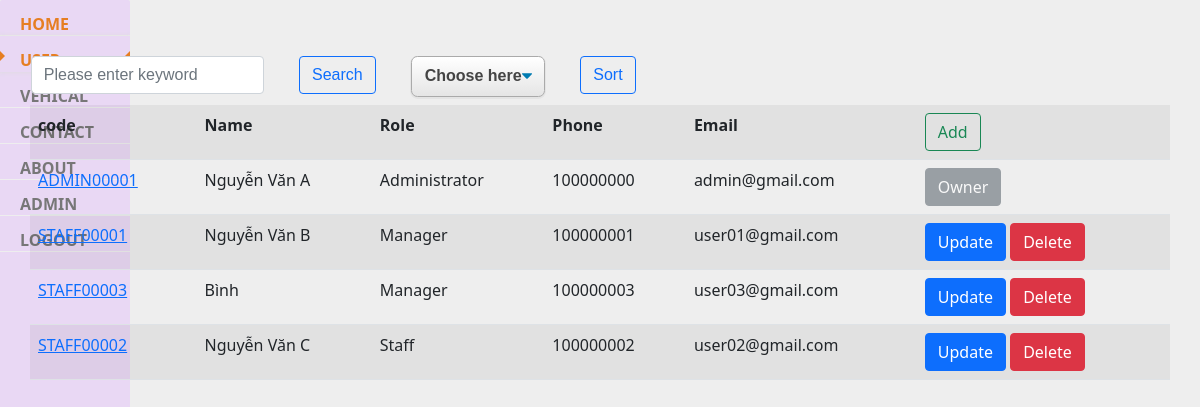
/parkingmanage/manager (signed in), run on the app's committed database.
### parkingmanage/models.py (models this page shows, shortened)
class Manager(models.Model):
    code = models.TextField(max_length=10)
    username = models.TextField(max_length=255)
    password = models.TextField(max_length=255)
    role = models.TextField(max_length=255) #Administrator - Staff
    name = models.TextField(max_length=255, null=True)
    phone = models.CharField(max_length=10, validators=[RegexValidator(r'^\d{1,10}$')])
    address = models.TextField(blank=True, null=True)
    email = models.EmailField()

### parkingmanage/views.py (the view)
# urls.py: path('manager', manage_view, name='manager'),
def manage_view(request):
    mode = 'none'
    if request.session['username'] is None:
        return render(request, 'login.html', { 'display': 'none' })
    elif request.session['usertype'] == 'Staff':
        return redirect('/parkingmanage/')
    usertype = request.session['usertype']
    if usertype == 'Administrator' or usertype == 'Manager':
        mode = 'block'
    keyword = request.GET.get('keyword')
    Selectsort = request.GET.get('selectsort')
    if Selectsort not in ['name', 'role']:
        Selectsort = 'role'
    if keyword :
        managers = Manager.objects.filter(role__icontains=keyword) | Manager.objects.filter(name__icontains=keyword)
    else :
        managers = Manager.objects.all()
    context = {
        'usertype': usertype,
        'mode': mode,
        'keyword': keyword,
        'managers' :managers.order_by(Selectsort)
    }
    return render(request, 'managelist.html', context)

### parkingmanage/templates/managelist.html (shortened to what this page needs)
{% extends 'base.html' %}
{% block content %}
    <form>
        <div class="row">
            <div class="col-auto">
                <input class="form-control" type="text" name="keyword" value ="{{keyword | default:''}}" placeholder="Please enter keyword">
            </div>
            <div class="col-auto">
                <input class="btn btn-outline-primary" type="submit" value="Search">
            </div>
            <div class="col-auto">
                <select name="selectsort">
                    <option value="" selected disabled hidden>Choose here</option>
                </select>
            </div>
            <div class="col-auto">
                <input class="btn btn-outline-primary" type="submit" value="Sort">
            </div>
        </div>
    </form>
    <table class="table table-striped table-hover">
        <thred>
            <th>code</th>
            <th>Name</th>
            <th>Role</th>
            <th>Phone</th>
            <th>Email</th>
            <th><a href="/parkingmanage/manager/create" class="btn btn-outline-success"> Add </a></th>
        </thred>
        <body>
            {% for manager in managers %}
            <tr>
                <td><a href="{% url 'detail_manager' manager.id%}">{{manager.code}}</a></td>
                <td>{{manager.name}}</td>
                <td>{{manager.role}}</td>
                <td>{{manager.phone}}</td>
                <td>{{manager.email}}</td>
                <td>
                    {% if usertype == 'Administrator'%}
                        {% if manager.role != 'Administrator'%}
                            <a href="{% url 'update_manager' manager.id%}" class="btn btn-primary"> Update </a>
                            <a href="{% url 'delete_manager' manager.id%}" class="btn btn-danger"> Delete </a>
                        {% elif manager.role == 'Administrator' %}
                            <button type="button" class="btn btn-secondary" disabled> Owner </button>
                        {% endif %}
                    {% endif %}
                </td>
            </tr>
            {% endfor %}
        </body>
    </table>
{% endblock %}

### data on the page
Manager: code "ADMIN00001", name "Nguyễn Văn A", role "Administrator", phone "100000000", email "admin@gmail.com", shows "Owner"
Manager: code "STAFF00001", name "Nguyễn Văn B", role "Manager", phone "100000001", email "user01@gmail.com", shows "Update"
Manager: code "STAFF00003", name "Bình", role "Manager", phone "100000003", email "user03@gmail.com", shows "Update"
Manager: code "STAFF00002", name "Nguyễn Văn C", role "Staff", phone "100000002", email "user02@gmail.com", shows "Update"
